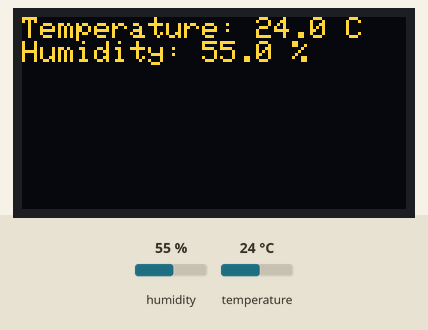
Bench run of a sketch on a simulated ESP32. On the bench: 128×64 one-colour display. The test bench sets the inputs (shaded band); at power-on: humidity 55 %, temperature 24 °C. The OLED is the two-colour kind (top 16 rows yellow).

Above: at 3.0 s.
3.1 s: humidity set to 22 %
At 5.1 s:
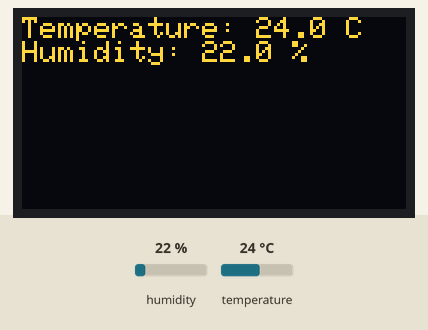
6.1 s: temperature set to 12 °C
At 7.9 s:
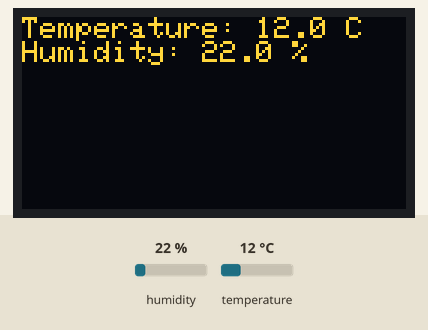
9.1 s: humidity set to 40 %
At 12.3 s:
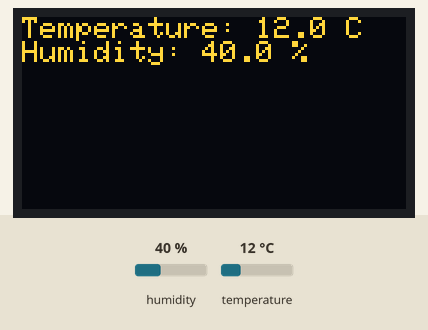
12.7 s: temperature set to 19 °C
Timing chart, 0 to 15.7 s (numbered marks = the images above; inputs shaded):
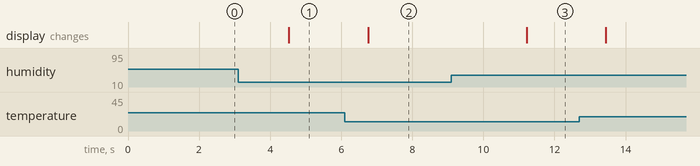

The sketch:

weather-station.ino
```cpp
#include <Adafruit_GFX.h>
#include <Adafruit_SSD1306.h>
#include <DHT.h>
#include <Wire.h>
constexpr int DHT_PIN = 17;
DHT dht(DHT_PIN, DHT22);
Adafruit_SSD1306 display(128, 64, &Wire, -1);
void setup() {
  Serial.begin(115200);
  Wire.begin(21, 22);
  dht.begin();
  if (!display.begin(SSD1306_SWITCHCAPVCC, 0x3C)) {
    Serial.println("OLED not found. Check wiring and I2C address.");
    while (true)
      delay(1000);
  }
  display.clearDisplay();
  display.setTextColor(SSD1306_WHITE);
  display.setTextSize(1);
}
void loop() {
  float temperature = dht.readTemperature();
  float humidity = dht.readHumidity();
  display.clearDisplay();
  display.setCursor(0, 0);
  if (isnan(temperature) || isnan(humidity)) {
    display.println("DHT read error");
  } else {
    display.print("Temperature: ");
    display.print(temperature, 1);
    display.println(" C");
    display.print("Humidity: ");
    display.print(humidity, 1);
    display.println(" %");
  }
  display.display();
  delay(2200);
}
```

Measured:
- after the input at 3.1 s, the display: changes after 1.4 s (image 1)
- after the input at 6.1 s, the display: changes after 0.65 s (image 2)
- after the input at 9.1 s, the display: changes after 2.1 s (image 3)
